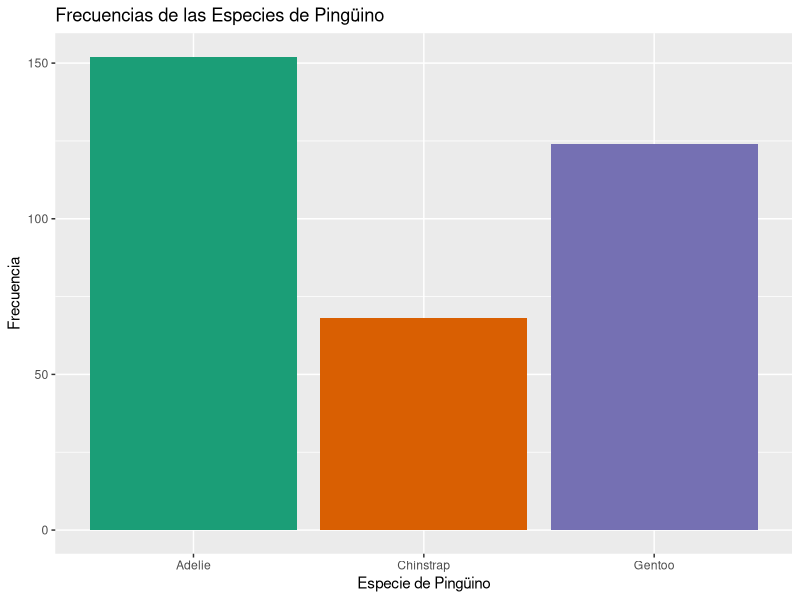
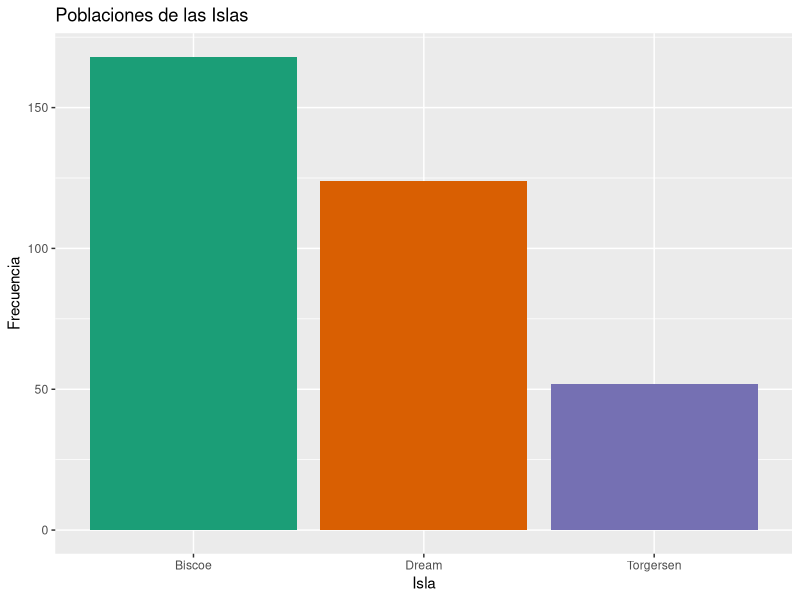
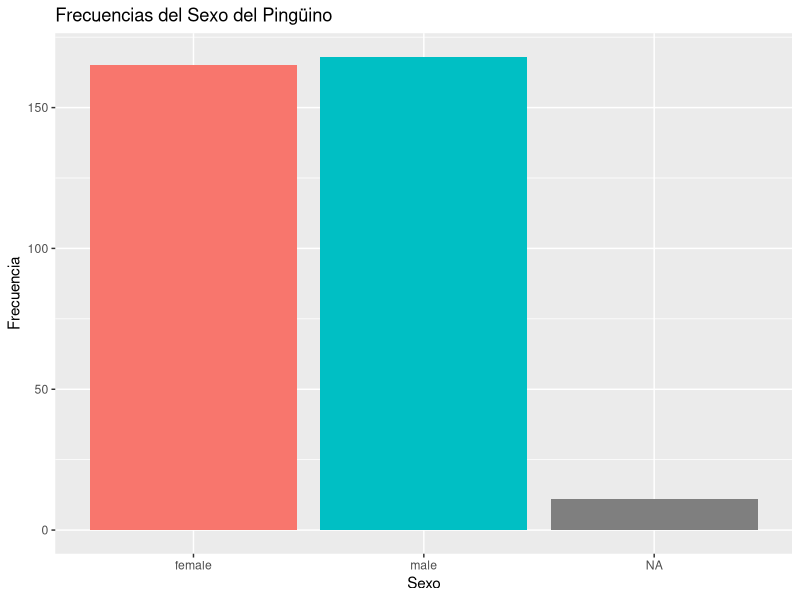
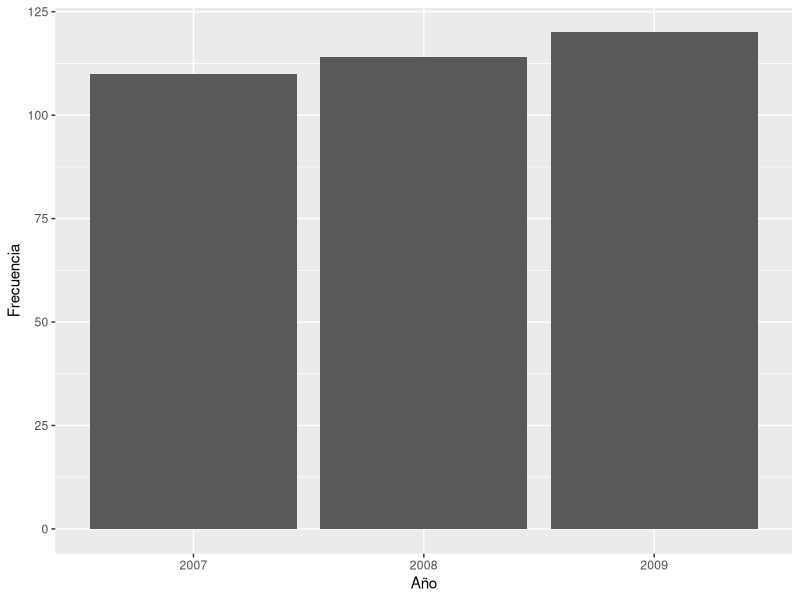
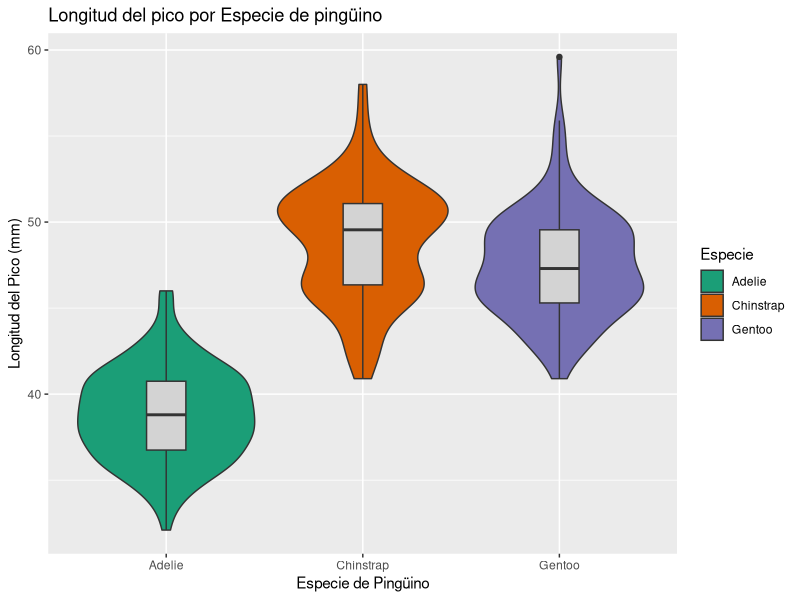
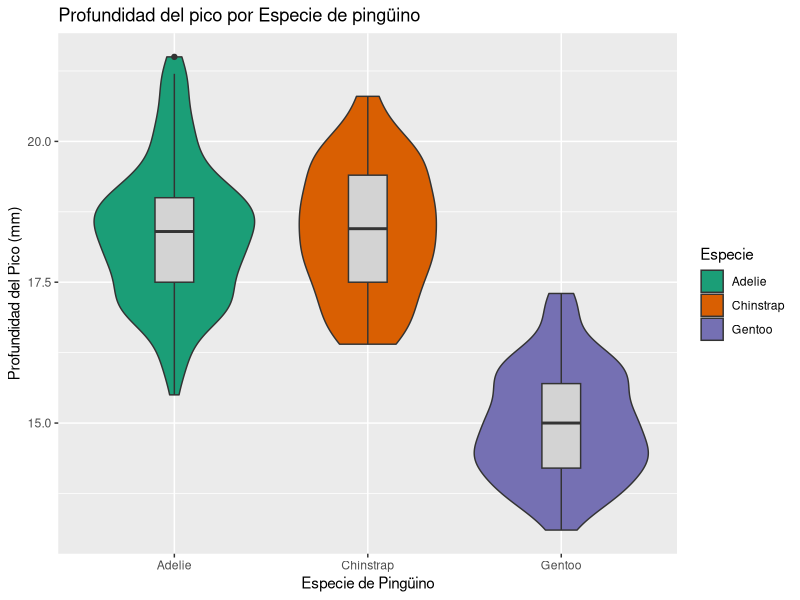
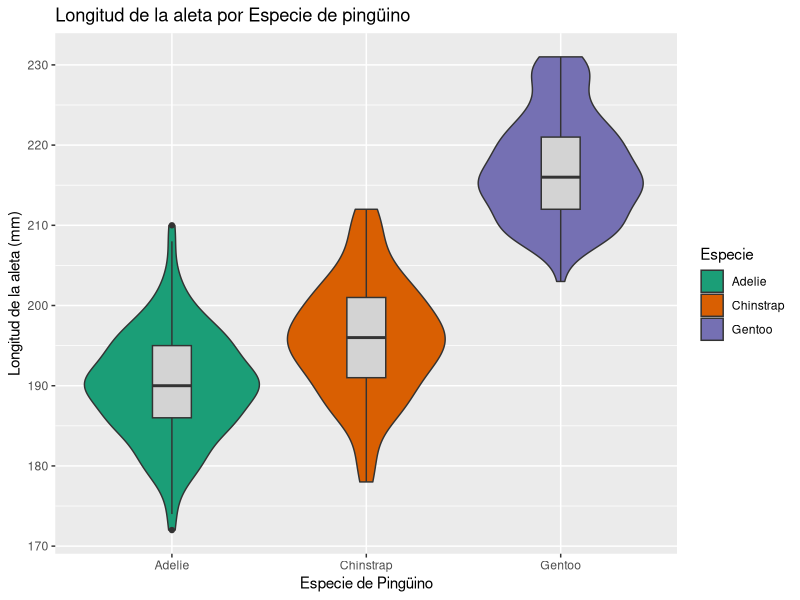
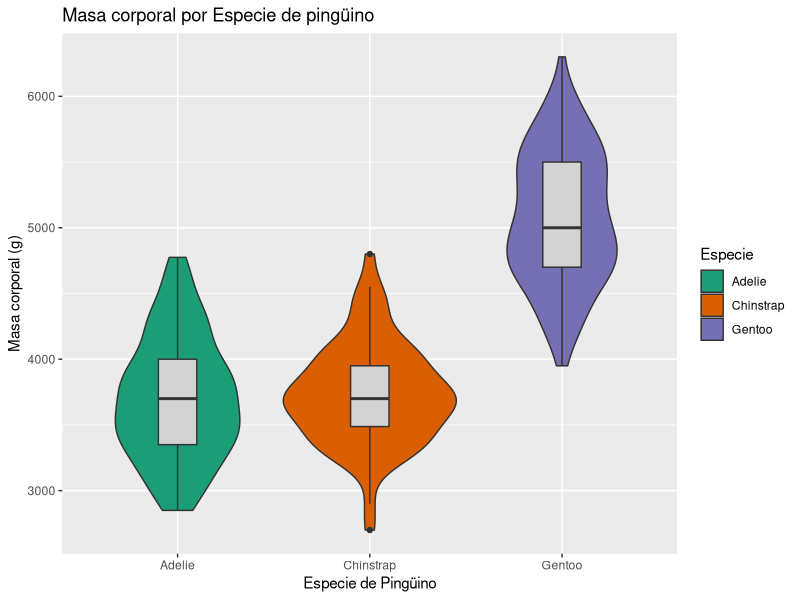

These charts were generated, in order, by the following R code:
## ---- chunk 1
library(palmerpenguins)
library(ggplot2)
library(corrplot)
library(tidyr)

species_colors = c("orange", "purple", "darkcyan")
## ---- chunk 2
library(palmerpenguins)
penguins %>% str
## ---- chunk 3
nrows<-nrow(penguins)
## ---- chunk 4
x=table(penguins$species)
c(x,"NA's"=sum(is.na(penguins$species)))
## ---- chunk 5
ggplot(penguins, aes(x=species, fill=species)) +
  geom_bar() +
  labs(x = "Especie de Pingüino", y = "Frecuencia",
       title = "Frecuencias de las Especies de Pingüino") +
  scale_fill_brewer(palette = "Dark2") +
  theme(legend.position="none")
## ---- chunk 6
x=table(penguins$island)
c(x,"NA's"=sum(is.na(x)))
## ---- chunk 7
ggplot(penguins, aes(x=island, fill=island)) +
  geom_bar() +
  labs(x = "Isla", y = "Frecuencia",
       title = "Poblaciones de las Islas") +
  scale_fill_brewer(palette = "Dark2") +
  theme(legend.position="none")
## ---- chunk 8
estadisticos=summary(penguins$bill_length_mm)
estadisticos
## ---- chunk 9
estadisticos=summary(penguins$bill_depth_mm)
estadisticos
## ---- chunk 10
estadisticos=summary(penguins$flipper_length_mm)
estadisticos
## ---- chunk 11
pesos=na.omit(penguins$body_mass_g)
sum(pesos%%5)
## ---- chunk 12
estadisticos=summary(penguins$body_mass_g)
estadisticos
## ---- chunk 13
x=table(penguins$sex)
c(x,"NA's"=sum(is.na(penguins$sex)))
## ---- chunk 14
Sexo <- penguins$sex %>% as.character %>% replace(is.na(.), "NA") %>% as.factor

ggplot(penguins, aes(x=sex, fill=sex)) +
  geom_bar() +
  labs(x = "Sexo", y = "Frecuencia",
       title = "Frecuencias del Sexo del Pingüino") +
  theme(legend.position="none")
## ---- chunk 15
penguins$year=factor(penguins$year, ordered=TRUE)
penguins %>% str
## ---- chunk 16
x=table(penguins$year)
c(x,"NA's"=sum(is.na(penguins$year)))
## ---- chunk 17
ggplot(penguins, aes(x=year)) +
  geom_bar() +
  labs(x = "Año", y = "Frecuencia") +
  theme(legend.position="none")
## ---- chunk 18
ggplot(penguins, aes(x = species, y = bill_length_mm, fill = species)) +
  geom_violin() +
  geom_boxplot(width=0.2, fill="lightgray") +
  labs(x = "Especie de Pingüino", y = "Longitud del Pico (mm)",
       title = "Longitud del pico por Especie de pingüino") +
  scale_fill_brewer(palette = "Dark2") +
  guides(fill=guide_legend(title="Especie"))
## ---- chunk 19
ggplot(penguins, aes(x = species, y = bill_depth_mm, fill = species)) +
  geom_violin() +
  geom_boxplot(width=0.2, fill="lightgray") +
  labs(x = "Especie de Pingüino", y = "Profundidad del Pico (mm)",
       title = "Profundidad del pico por Especie de pingüino") +
  scale_fill_brewer(palette = "Dark2")+
  guides(fill=guide_legend(title="Especie"))
## ---- chunk 20
ggplot(penguins, aes(x = species, y = flipper_length_mm, fill = species)) +
  geom_violin() +
  geom_boxplot(width=0.2, fill="lightgray") +
  labs(x = "Especie de Pingüino", y = "Longitud de la aleta (mm)",
       title = "Longitud de la aleta por Especie de pingüino") +
  scale_fill_brewer(palette = "Dark2")+
  guides(fill=guide_legend(title="Especie"))
## ---- chunk 21
ggplot(penguins, aes(x = species, y = body_mass_g, fill = species)) +
  geom_violin() +
  geom_boxplot(width=0.2, fill="lightgray") +
  labs(x = "Especie de Pingüino", y = "Masa corporal (g)",
       title = "Masa corporal por Especie de pingüino") +
  scale_fill_brewer(palette = "Dark2")+
  guides(fill=guide_legend(title="Especie"))
## ---- chunk 22
ggplot(penguins, aes(x = bill_length_mm,
                     y = bill_depth_mm,
                     color = species)) +
  geom_point(aes(shape=Sexo)) +
  geom_smooth(method = "lm", se = FALSE) +
  labs(x = "Longitud del Pico (mm)", y = "Profundidad del Pico (mm)", color = "Especie", shape = "Sexo",
       title = "Dimensiones del Pico por Especie de Pingüino") +
  scale_color_manual(values=species_colors)
## ---- chunk 23
ggplot(penguins, aes(x = body_mass_g,
                     y = flipper_length_mm,
                     color = species)) +
  geom_point(aes(shape = Sexo)) +
  geom_smooth(method = "lm", se = FALSE) +
  labs(x = "Masa Corporal (g)", y = "Longitud del Pico (mm)",
       title = "Longitud del Pico y Masa Corporal por Especie y Sexo de Pingüino", color = "Especie", shape = "Sexo") +
  scale_color_manual(values=species_colors)
## ---- chunk 24
ggplot(penguins, aes(x = bill_length_mm,
                     y = flipper_length_mm,
                     color = species)) +
  geom_point(aes(shape = Sexo)) +
  geom_smooth(method = "lm", se = FALSE) +
  labs(title = "Longitud del Pico y de la Aleta por Especie y Sexo",
       x = "Longitud del Pico (mm)",
       y = "Longitud de la Aleta (mm)",
       shape="Sexo", color="Especie") +
  scale_color_manual(values=species_colors)
## ---- chunk 25
ggplot(na.omit(penguins), aes(x = species, y = bill_length_mm, fill = sex)) +
  geom_violin() +
  labs(x = "Especie de Pingüino", y = "Longitud del Pico (mm)",
       title = "Diagrama de Violín de la Longitud del Pico por Especie de Pingüino")
## ---- chunk 26
ggplot(na.omit(penguins), aes(x = species, y = bill_depth_mm, fill = sex)) +
  geom_violin() +
  labs(x = "Especie de Pingüino", y = "Profundidad del Pico (mm)",
       title = "Diagrama de Violín de la Profundidad del Pico por Especie de Pingüino")
## ---- chunk 27
ggplot(na.omit(penguins), aes(x = species, y = flipper_length_mm, fill = sex)) +
  geom_violin() +
  labs(x = "Especie de Pingüino", y = "Longitud de la aleta (mm)",
       title = "Diagrama de Violín de la Longitud de la aleta por Especie de Pingüino")
## ---- chunk 28
ggplot(na.omit(penguins), aes(x = species, y = body_mass_g, fill = sex)) +
  geom_violin() +
  labs(x = "Especie de Pingüino", y = "Peso (g)",
       title = "Diagrama de Violín del Peso por Especie de Pingüino")
## ---- chunk 29
ggplot(penguins, aes(x = "", fill = Sexo)) +
  geom_bar(width = 1) +
  facet_wrap(~species) +
  labs(x = NULL, y = NULL,
       title = " Proporción de sexo por Especie de pingüino") +
  theme_void() +
  scale_fill_brewer(palette = "Set2")
## ---- chunk 30
ggplot(penguins, aes(fill=island, x=species)) +
  geom_bar() +
  labs(x = "Especie de Pingüino", y = "Frecuencia",
       title = "Distribución de la población por isla y especie")
## ---- chunk 31
ggplot(penguins, aes(x = island, y = bill_length_mm, fill = island)) +
  geom_violin() +
  geom_boxplot(width=0.2, fill="lightgray") +
  labs(x = "Especie de Pingüino", y = "Longitud del Pico (mm)",
       title = "Diagrama de Violín de la Longitud del Pico por Año", fill="year") + 
  scale_fill_brewer(palette = "Dark2")
## ---- chunk 32
ggplot(penguins, aes(x = island, y = bill_depth_mm, fill = island)) +
  geom_violin() +
  geom_boxplot(width=0.2, fill="lightgray") +
  labs(x = "Especie de Pingüino", y = "Profundidad del Pico (mm)",
       title = "Diagrama de Violín de la Profundidad del Pico por Año", fill="year") +
  scale_fill_brewer(palette = "Dark2")
## ---- chunk 33
ggplot(penguins, aes(x = island, y = flipper_length_mm, fill = island)) +
  geom_violin() +
  geom_boxplot(width=0.2, fill="lightgray") +
  labs(x = "Especie de Pingüino", y = "Longitud de la aleta (mm)",
       title = "Diagrama de Violín del Peso por Año", fill="year") +
  scale_fill_brewer(palette = "Dark2")
## ---- chunk 34
ggplot(penguins, aes(x = island, y = body_mass_g, fill = island)) +
  geom_violin() +
  geom_boxplot(width=0.2, fill="lightgray") +
  labs(x = "Especie de Pingüino", y = "Peso (g)",
       title = "Diagrama de Violín del Peso por Año") +
  scale_fill_brewer(palette = "Dark2")
## ---- chunk 35
ggplot(penguins, aes(x = as.factor(year), y = bill_length_mm, fill = as.factor(year))) +
  geom_violin() +
  geom_boxplot(width=0.2, fill="lightgray") +
  labs(x = "Especie de Pingüino", y = "Longitud del Pico (mm)",
       title = "Diagrama de Violín de la Longitud del Pico por Año", fill="year") + 
  scale_fill_brewer(palette = "Dark2")
## ---- chunk 36
ggplot(penguins, aes(x = as.factor(year), y = bill_depth_mm, fill = as.factor(year))) +
  geom_violin() +
  geom_boxplot(width=0.2, fill="lightgray") +
  labs(x = "Especie de Pingüino", y = "Profundidad del Pico (mm)",
       title = "Diagrama de Violín de la Profundidad del Pico por Año", fill="year") +
  scale_fill_brewer(palette = "Dark2")
## ---- chunk 37
ggplot(penguins, aes(x = as.factor(year), y = flipper_length_mm, fill = as.factor(year))) +
  geom_violin() +
  geom_boxplot(width=0.2, fill="lightgray") +
  labs(x = "Especie de Pingüino", y = "Longitud de la aleta (mm)",
       title = "Diagrama de Violín del Peso por Año", fill="year") +
  scale_fill_brewer(palette = "Dark2")
## ---- chunk 38
ggplot(penguins, aes(x = as.factor(year), y = body_mass_g, fill = as.factor(year))) +
  geom_violin() +
  geom_boxplot(width=0.2, fill="lightgray") +
  labs(x = "Especie de Pingüino", y = "Peso (g)",
       title = "Diagrama de Violín del Peso por Año") +
  scale_fill_brewer(palette = "Dark2")
